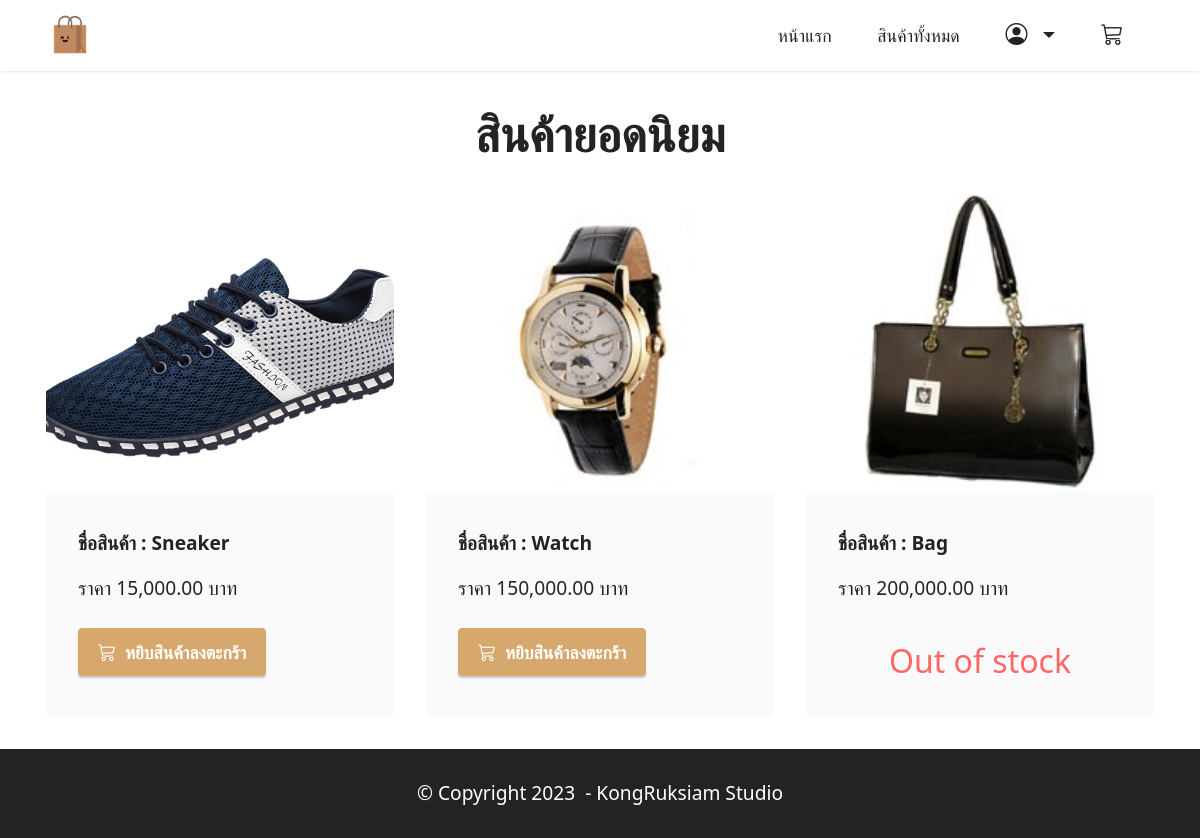
The page / on the database its author committed.
### productapp/models.py (models this page shows)
class Product(models.Model):
  name=models.CharField(max_length=50)
  description=models.TextField()
  price=models.DecimalField(max_digits=10,decimal_places=2)
  stock=models.IntegerField()
  isTrending=models.BooleanField(default=False)
  image=models.ImageField(upload_to="product",blank=True)

### productapp/views.py (the view)
# urls.py: path("",views.index),
def index(request):
  products=Product.objects.filter(isTrending=True)
  return render(request,"index.html",{"products":products})

### productapp/templates/index.html (shortened to what this page needs)
{% extends "layout.html" %}
{% load humanize %}
{% block content %}
    <section class="content2 cid-tsEQSCqggh" id="content2-2">
      <div class="container">
          <div class="mbr-section-head">
              <h4 class="mbr-section-title mbr-fonts-style align-center mb-0 display-2">
                  <strong>สินค้ายอดนิยม</strong>
              </h4>
          </div>
          <div class="row mt-4">
              {% for product in products %}
              <div class="item features-image сol-12 col-md-6 col-lg-4">
                  <div class="item-wrapper">
                      <div class="item-img">
                          <a href="{% url 'productDetail' product.id %}">
                              <img src="{{product.image.url}}">
                          </a>
                      </div>
                      <div class="item-content">
                          <h6 class="item-subtitle mbr-fonts-style mt-1 display-7">
                              <strong>ชื่อสินค้า : {{product.name}}</strong>
                          </h6>
                          <p class="mbr-text mbr-fonts-style mt-3 display-7">ราคา {{product.price | intcomma }} บาท</p>
                      </div>
                      <div class="mbr-section-btn item-footer mt-2">
                        {% if product.stock <= 0 %}
                          <h2 class="text-secondary text-center">Out of stock</h2>
                        {% else %}
                          <a href="cart.html" class="btn btn-primary display-4">
                              <i class="bi bi-cart3"></i></i>&nbsp;
                              หยิบสินค้าลงตะกร้า
                          </a>
                        {% endif %}
                      </div>
                  </div>
              </div>
              {% endfor %}
          </div>
      </div>
  </section>
{% endblock %}

### productapp/templates/layout.html (shortened to what this page needs)
<!DOCTYPE html>
<html>
  {% load static %}
<head>
    <link href="https://cdn.jsdelivr.net/npm/bootstrap@5.0.2/dist/css/bootstrap.min.css" rel="stylesheet">
    <link rel="stylesheet" href="https://cdn.jsdelivr.net/npm/bootstrap-icons@1.10.5/font/bootstrap-icons.css">
    <link rel="stylesheet" href="{% static 'assets/dropdown/css/style.css' %}">
    <link rel="stylesheet" href="{% static 'assets/theme/css/style.css' %}">
    <link rel="stylesheet" href="{% static 'assets/custom/css/custom-style.css' %}" type="text/css">
</head>
<body>
    <section class="menu menu3 cid-tsEQosCCDP" id="menu3-0">
        <nav class="navbar navbar-dropdown navbar-fixed-top navbar-expand-lg">
            <div class="container">
                <div class="navbar-brand">
                    <span class="navbar-logo">
                        <a href="/">
                            <img src="{% static 'assets/image/shopping-bag.png' %}" style="height: 3rem;">
                        </a>
                    </span>
                </div>
                <div class="collapse navbar-collapse" id="navbarSupportedContent">
                    <ul class="navbar-nav nav-dropdown nav-right" data-app-modern-menu="true">
                        <li class="nav-item">
                            <a class="nav-link link text-black show display-4" href="/">หน้าแรก</a>
                        </li>
                        <li class="nav-item">
                            <a class="nav-link link text-black show display-4" href="/products">สินค้าทั้งหมด</a>
                        </li>
                        <li class="nav-item dropdown">
                            <a class="nav-link link text-black dropdown-toggle show display-4" data-toggle="dropdown-submenu" data-bs-toggle="dropdown" data-bs-auto-close="outside" aria-expanded="false">
                                <span class="bi bi-person-circle iconfont"></span>
                            </a>
                        </li>
                        <li class="nav-item">
                            <a class="nav-link link text-black show display-4" href="/cart">
                                <span class="bi bi-cart3 iconfont iconfont-btn"></span>
                            </a>
                        </li>
                    </ul>
                </div>
            </div>
        </nav>
    </section>
    {% block content %}
    {% endblock %}
    <section class="footer7 cid-tsQdrs3Vrj" id="footer7-13">
        <div class="container">
            <div class="media-container-row align-center mbr-white">
                <div class="col-12">
                    <p class="mbr-text mb-0 mbr-fonts-style display-7">© Copyright 2023&nbsp; - KongRuksiam Studio</p>
                </div>
            </div>
        </div>
    </section>
</body>
</html>

### productapp/static/assets/dropdown/css/style.css (style rules this page uses)
.navbar-dropdown { left: 0; padding: 0; position: absolute; right: 0; top: 0; transition: all 0.45s ease; z-index: 1030; background: #282828; }
.navbar-dropdown .navbar-logo { margin-right: 0.8rem; transition: margin 0.3s ease-in-out; vertical-align: middle; }
.navbar-dropdown .navbar-logo img { height: 3.125rem; transition: all 0.3s ease-in-out; }
.navbar-dropdown.navbar-fixed-top { position: fixed; }
.navbar-dropdown .navbar-brand span { vertical-align: -4px; }
.nav-dropdown { font-size: 0.75rem; font-weight: 500; height: auto !important; }
.nav-dropdown .link { margin: 0.667em 1.667em; font-weight: 500; padding: 0; transition: color 0.2s ease-in-out; }
.nav-dropdown .link.dropdown-toggle { margin-right: 2.583em; }
.nav-dropdown .link.dropdown-toggle::after { margin-left: 0.25rem; border-top: 0.35em solid; border-right: 0.35em solid transparent; border-left: 0.35em solid transparent; border-bottom: 0; }
.nav-dropdown .link::after, .nav-dropdown .dropdown-item::after { color: inherit; }

### productapp/static/assets/theme/css/style.css (style rules this page uses)
section { background-color: #ffffff; }
body { font-style: normal; line-height: 1.5; font-weight: 400; color: #232323; position: relative; }
section, .container, .container-fluid { position: relative; word-wrap: break-word; }
a { font-style: normal; font-weight: 400; cursor: pointer; }
a, a:hover { text-decoration: none; }
.mbr-section-title { font-style: normal; line-height: 1.3; }
.mbr-text { font-style: normal; line-height: 1.7; }
h1, h2, h3, h4, h5, h6, .display-1, .display-2, .display-4, .display-5, .display-7, span, p, a { line-height: 1; word-break: break-word; word-wrap: break-word; font-weight: 400; }
b, strong { font-weight: bold; }
section { background-position: 50% 50%; background-repeat: no-repeat; background-size: cover; }
.mbr-white { color: #ffffff; }
.align-center { text-align: center; }
.media-container-row { display: flex; flex-direction: row; flex-wrap: wrap; justify-content: center; align-content: center; align-items: start; }
@media (min-width: 992px) { .media-container-row { flex-wrap: nowrap; } }
img, iframe { display: block; width: 100%; }
.mbr-section-btn { margin-left: -0.6rem; margin-right: -0.6rem; font-size: 0; }
.btn { font-weight: 600; border-width: 1px; font-style: normal; margin: 0.6rem 0.6rem; white-space: normal; transition: all 0.2s ease-in-out; display: inline-flex; align-items: center; justify-content: center; word-break: break-word; }
.menu .navbar-brand { display: -webkit-flex; }
.menu .navbar-brand span { display: flex; display: -webkit-flex; }
.menu .navbar-brand .navbar-logo img { display: -webkit-flex; width: auto; }
@media (min-width: 992px) { .menu .navbar-nav.nav-dropdown { display: -webkit-flex; } }
.nav-link .iconfont { margin-right: 0.5rem; }
.navbar { display: -webkit-flex; -webkit-flex-wrap: wrap; -webkit-align-items: center; -webkit-justify-content: space-between; }
.navbar-collapse { -webkit-flex-basis: 100%; -webkit-flex-grow: 1; -webkit-align-items: center; }
.nav-dropdown .link { padding: 0.667em 1.667em !important; margin: 0 !important; }
.row { display: -webkit-flex; -webkit-flex-wrap: wrap; }
html, body { height: auto; min-height: 100vh; }
ul, ol, pre, blockquote { margin-bottom: 2.3125rem; }
.mt-4 { margin-top: 2rem !important; }
@media (min-width: 992px) { .container { padding-left: 16px; padding-right: 16px; } }
@media (min-width: 992px) { .row { margin-left: -16px; margin-right: -16px; } }
@media (min-width: 992px) { .row > [class*=col] { padding-left: 16px; padding-right: 16px; } }
.card-wrapper, .item-wrapper { overflow: hidden; }
.item { position: relative; }

### rows shown on the page
Product: image (picture), name "Sneaker", price "15,000.00", stock "หยิบสินค้าลงตะกร้า"
Product: image (picture), name "Watch", price "150,000.00", stock "หยิบสินค้าลงตะกร้า"
Product: image (picture), name "Bag", price "200,000.00", stock "Out of stock"
